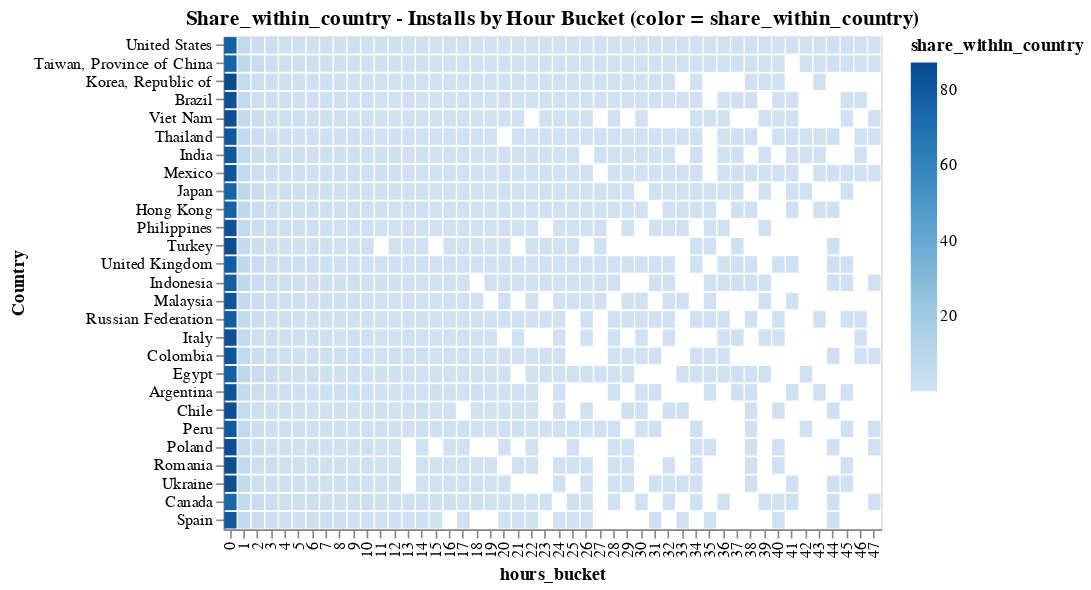

This figure's notebook cell:
### Markdown cell above
### Overview of share_within_country percentage per Hour Bucket

For each country it is clear that the majority of installs conclude in the first ("zero") hour after an ad is clicked.

### Code cell
# Altair Chart
alt.Chart(df1).mark_bar().encode(
        alt.Y('Country:N', sort=alt.EncodingSortField(field="installs", op="sum", order='descending')),
        alt.X('hours_bucket:O'),
    alt.Color('share_within_country:Q') 
        ).properties(
    title='Share_within_country - Installs by Hour Bucket (color = share_within_country)',
)

### Figure 1 — Vega-Lite specification as saved in the notebook (floating-point values rounded to 4 significant figures; data arrays with more than 128 entries replaced by an {"elided": "..."} marker saying what was removed)
{"$schema": "https://vega.github.io/schema/vega-lite/v2.6.0.json", "config": {"view": {"height": 300, "width": 400}}, "data": {"name": "data-1cfc240a81fe3ee6ea399ab99db022b9"}, "datasets": {"data-1cfc240a81fe3ee6ea399ab99db022b9": {"elided": "990 records"}}, "encoding": {"color": {"field": "share_within_country", "type": "quantitative"}, "x": {"field": "hours_bucket", "type": "ordinal"}, "y": {"field": "Country", "sort": {"field": "installs", "op": "sum", "order": "descending"}, "type": "nominal"}}, "mark": "bar", "title": "Share_within_country - Installs by Hour Bucket (color = share_within_country)"}
